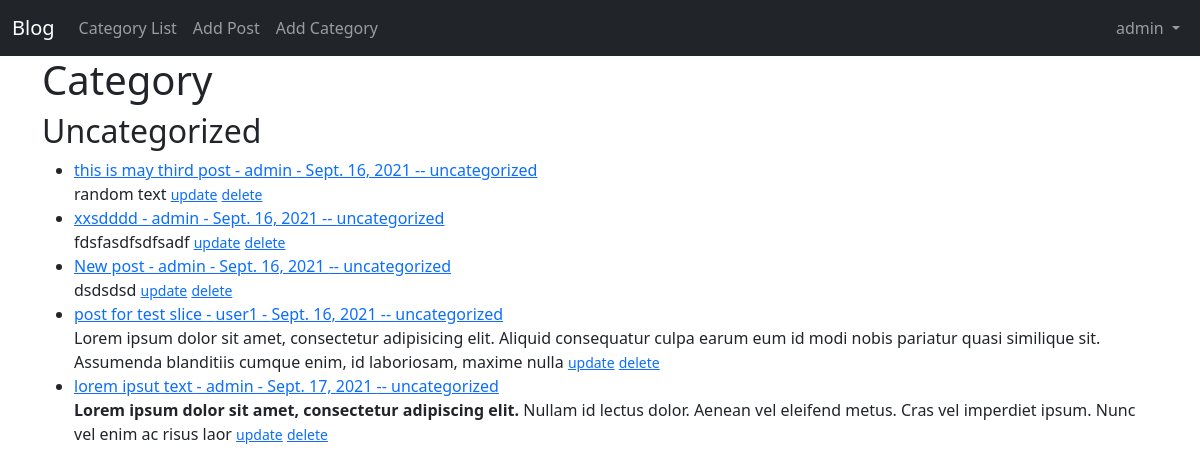
Before: /category/uncategorized/ (signed in) with the older database file.
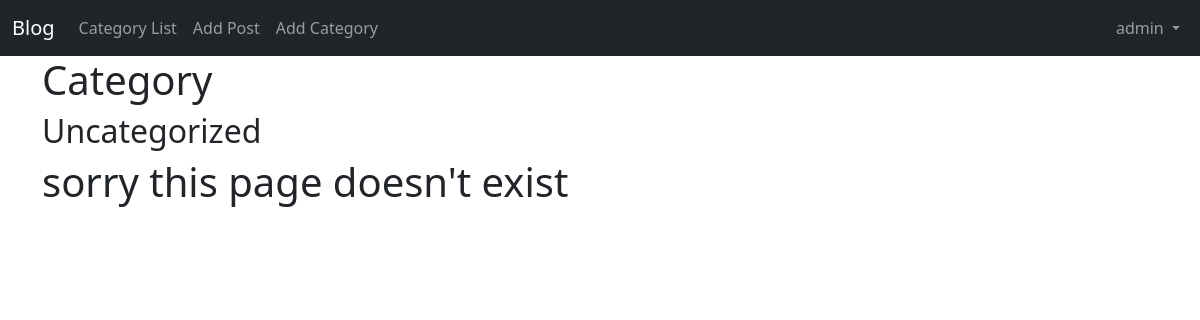
After: the same page with the newer database file.
### myblog/models.py (models this page shows, shortened)
class Post(models.Model):
    title = models.CharField(max_length=255)
    header_image = models.ImageField(null=True, blank=True, upload_to='images/')
    title_tag = models.CharField(max_length=255, default='blogpost')
    author = models.ForeignKey(User, on_delete=models.CASCADE)
    body = RichTextField(blank=True, null=True)
    post_date = models.DateField(auto_now_add=True)
    category = models.CharField(max_length=250, default='uncategorized')
    snippet = models.CharField(max_length=250)
    likes = models.ManyToManyField(User, related_name='blog_post')

### myblog/views.py (the view)
# urls.py: path('category/<str:cats>/', CategoryView, name='category'),
def CategoryView(request, cats):
    category_posts = Post.objects.filter(category=cats.replace('-', ' '))
    return render(request, 'myblog/category.html',
                  {'cats': cats.title().replace('-', ' '), 'category_posts': category_posts})

### myblog/templates/myblog/category.html
{% extends 'myblog/base.html' %}
  {% block content%}
  <h1>Category</h1>
<h2>{{cats}}</h2>
{% if category_posts %}
<ul>
{% for post in category_posts %}
    <li> <a href="{% url 'detail' post.pk %}">{{post.title}} - {{post.author}} - {{post.post_date}} -- {{post.category}}</a><br>
   {{post.body|slice:':200'|safe}}
        {% if user.is_authenticated%}
      <small><a href="{% url 'update_post' post.pk %}">update</a></small>
      <small><a href="{% url 'delete_post' post.pk %}">delete</a></small>
        {% endif %}
   </li>
{% endfor %}
    </ul>
{% else %}
<h1>sorry this page doesn't exist</h1>
{% endif %}
  {% endblock content%}

Changed rows visible on the page:
removed Post: title "this is may third post", author "admin", post_date "Sept. 16, 2021", category "uncategorized", body "random text"
removed Post: title "xxsdddd", author "admin", post_date "Sept. 16, 2021", category "uncategorized", body "fdsfasdfsdfsadf"
removed Post: title "New post", author "admin", post_date "Sept. 16, 2021", category "uncategorized", body "dsdsdsd"
removed Post: title "post for test slice", author "user1", post_date "Sept. 16, 2021", category "uncategorized", body "Lorem ipsum dolor sit amet, consectetur adipisicing elit. Aliquid consequatur culpa earum eum id modi nobis pariatur quasi similique sit. Assumenda blanditiis cumque enim, id laboriosam, maxime nulla"
removed Post: title "lorem ipsut text", author "admin", post_date "Sept. 17, 2021", category "uncategorized", body "Lorem ipsum dolor sit amet, consectetur adipiscing elit. Nullam id lectus dolor. Aenean vel eleifend metus. Cras vel imperdiet ipsum. Nunc vel enim ac risus laor"
Other visible differences:
text now shown: "sorry this page doesn't exist"
